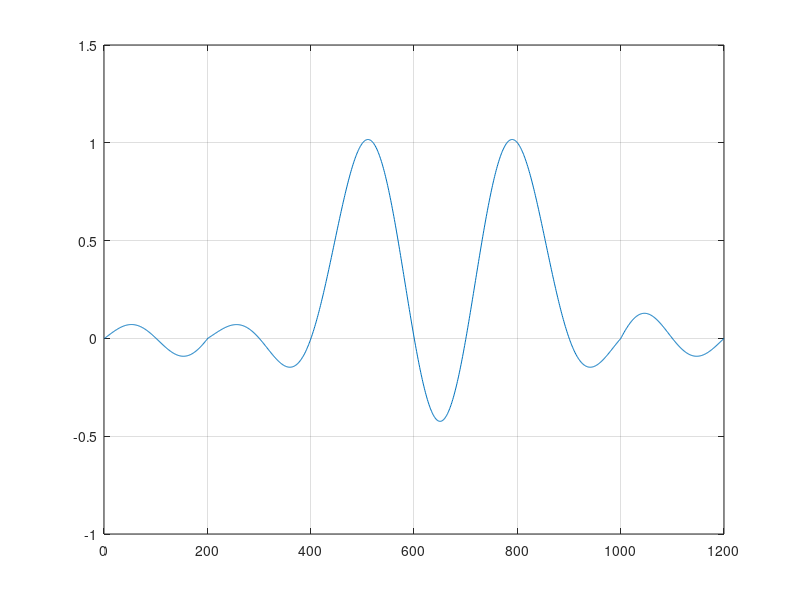

Reproduce this figure in MATLAB.
x1 = linspace(-5,5,1000);
y1 = sinc(x1);
y2 = sinc(x1-1);

y1 = [y1 zeros(1,100) zeros(1,100)];
y2 = [zeros(1,100) zeros(1,100) y2];
yt = y1+y2;

% plot(x1,y1,x1,y2);
plot(yt);
grid